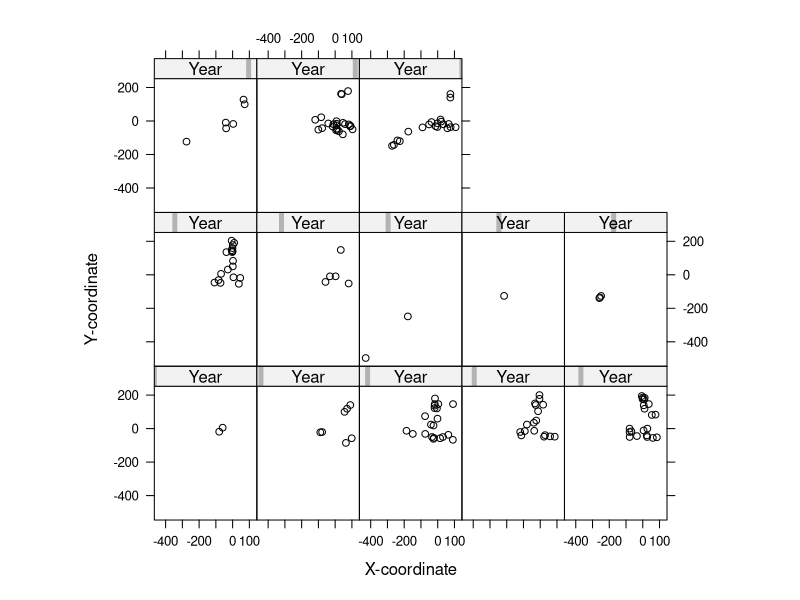
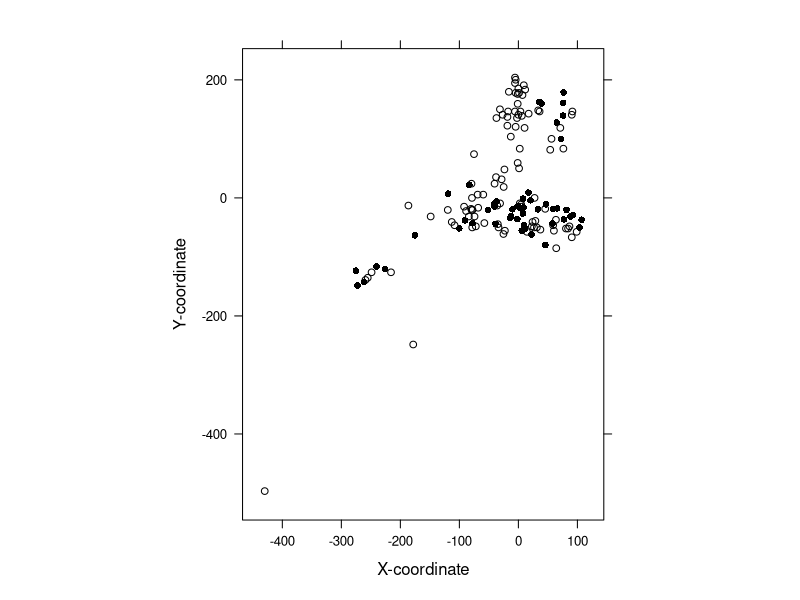
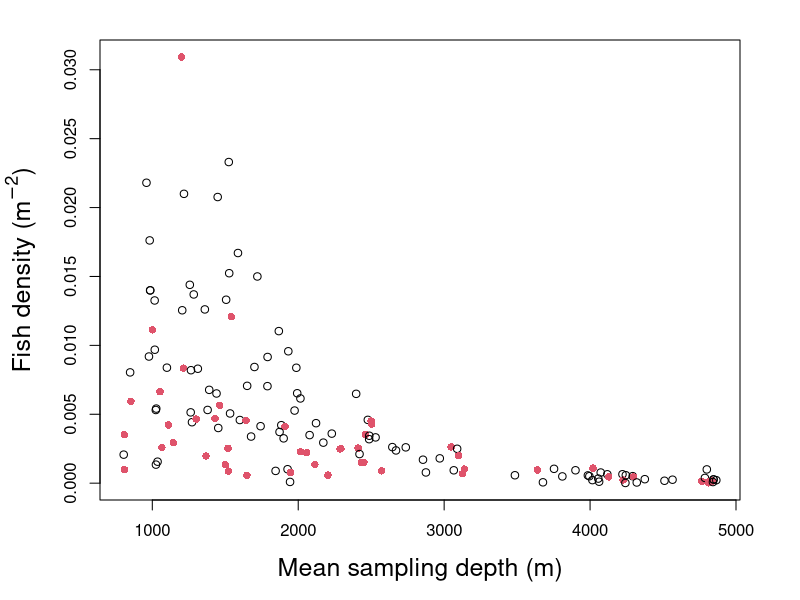

These charts were generated, in order, by the following R code:
# setwd("//media//kswada//MyFiles//R//bailey_density")
setwd("//media//kswada//MyFiles//R//Generalized_additive_model//bailey_density")

packages <- c("dplyr", "lattice")
purrr::walk(packages, library, character.only = TRUE, warn.conflicts = FALSE)



# ------------------------------------------------------------------------------
# data:  Bailey Density
# ------------------------------------------------------------------------------

DF1 <- read.table(file = "BaileyDensity.txt", header = TRUE)


str(DF1)


dim(DF1)


car::some(DF1)



# ----------
# missing values for the spatial coordinates to be removed
colSums(is.na(DF1))


DF  <- na.exclude(DF1)



# ------------------------------------------------------------------------------
# Data Exploration:  Visualize spatial location by year
# ------------------------------------------------------------------------------

xyplot(Ykm ~ Xkm | Year, aspect = "iso", col = 1, 
       data = DF, xlab = "X-coordinate",  ylab = "Y-coordinate")



# ------------------------------------------------------------------------------
# Data Exploration:  Visualize spatial location before 1990 and after 1990
# ------------------------------------------------------------------------------

DF$MyPch0 <- DF$Year

DF$MyPch0[DF$Year < 1990] <- 1

DF$MyPch0[DF$Year > 1990] <- 16



# ----------
xyplot(Ykm ~ Xkm, aspect = "iso", col = 1, 
       data = DF, xlab = "X-coordinate",  ylab = "Y-coordinate", pch = DF$MyPch)




# ------------------------------------------------------------------------------
# relationship between fish density and mean sampling depth
# ------------------------------------------------------------------------------

MyXLab <- "Mean sampling depth (m)"

MyYLab <- expression(paste("Fish density (",m^{-2}, ")"))

par(mfrow=c(1,1), mar = c(5,5,2,3))
plot(x = DF$MeanDepth, y = DF$Dens, xlab = MyXLab, ylab = MyYLab, col= DF$Period, pch = DF$MyPch0, cex.lab = 1.5)


# -->
# scatterplot of the data clearly shows a non-linear pattern.
# Note that the variation decreases at greater depth.
